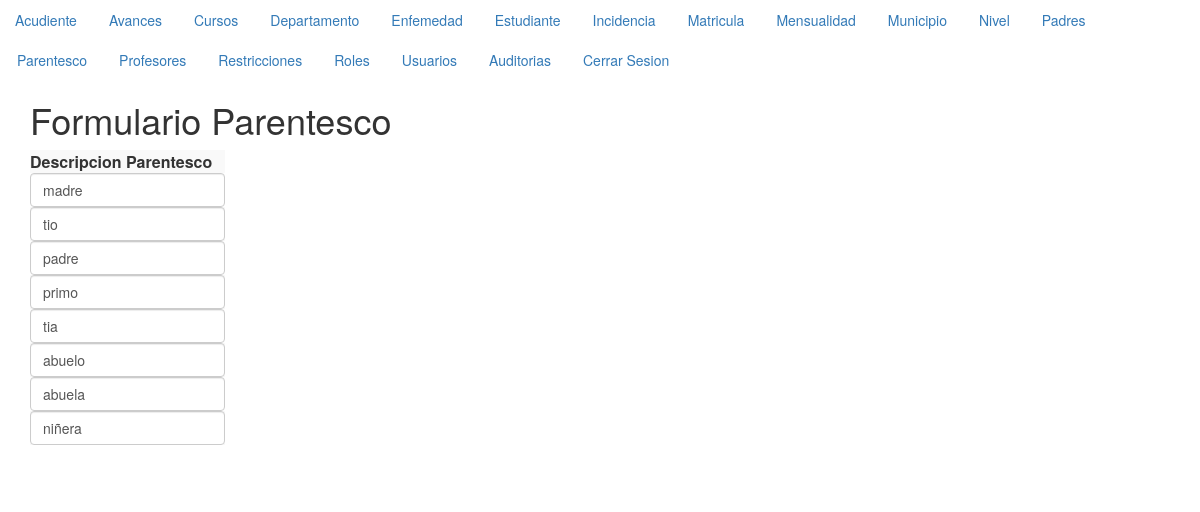
The page /formularioParentesco.php (signed in) on the database its author committed.
### tables this page shows
CREATE TABLE IF NOT EXISTS `parentesco` (
  `idParentesco` tinyint(4) NOT NULL,
  `descripcionParentesco` varchar(20) NOT NULL
);

### parentesco.php (called while the page is built, shortened)
<?php
   class Parentesco{
       private $_conexion;
       private $_paginacion = 10;
       function __construct($conexion, $idParentesco, $descripcionParentesco){
           $this->_conexion = $conexion;
       }
       function getRoles($idUsuario){
        $roles=mysqli_query($this->_conexion, "SELECT ".static::class."roles AS elpermiso FROM roles WHERE idRoles IN(SELECT idRolesUsuario FROM Usuario WHERE idusuario =$idUsuario)") or die (mysqli_error($this->_conexion));
        $unregistro=mysqli_fetch_array($roles);
        return $unregistro['elpermiso'];
    }
       function listar($pagina){
           if ($pagina<=0){
               $listado = mysqli_query($this->_conexion,"SELECT * FROM Parentesco ORDER BY idParentesco") or
               die (mysqli_error($this->_conexion));
           }else{
               $paginacionMax = $pagina * $this->_paginacion;
               $paginacionMin = $paginacionMax - $this->_paginacion;
               $listado = mysqli_query($this->_conexion,"SELECT * FROM Parentesco ORDER BY idParentesco
               LIMIT $paginacionMin, $paginacionMax") or die(mysqli_error($this->_conexion));
           }
           return $listado;
       }
   }
?>

### formularioParentesco.php (the view, shortened to what this page needs)
<?php
if(isset($_SESSION['id'])){
?>
<html>
<head>
    <link rel="stylesheet" href="css/bootstrap.min.css">
    </head>
<body>
    <?php
    $pagina = (isset($_GET['pag']))?$_GET['pag']:1;
      include_once("menu.php");
    ?>
    <div class="container">
    <header>
    <h1>Formulario Parentesco</h1>
    </header>
 <table class="table-striped">
    <tbody>
    <tr>
        <th scope="col">Descripcion Parentesco</th>
    </tr>
<?php
        $objetoConexion = new conexion();
        $conexion = $objetoConexion->conectar();
        include_once("../modelo/parentesco.php");
        $objetoParentesco = new Parentesco($conexion,0,'descripcion');
        $listaParentescos = $objetoParentesco->listar($pagina);
        $permiso = $objetoParentesco->getRoles($_SESSION['id']);
        if (stripos($permiso,"r")!==false){
        while($unRegistro = mysqli_fetch_array($listaParentescos)){
            echo '<tr><form id="fModificarParentesco"'.$unRegistro["idParentesco"].' action="../controlador/controladorParentesco.php"
            method="post">';
            echo '<td><input class="form-control"  type="hidden" name="fIdParentesco" value="'.$unRegistro['idParentesco'].'">';
            echo ' <input class="form-control"  type="text" name="fDescripcionParentesco" value="'.$unRegistro['descripcionParentesco'].'"></td>';
            echo '</form></tr>';
      }
}
?>
        </tbody>
    </table>
        <nav>
</nav>
        </div>
    </body>
</html>
<?php
}else{
    header("location:../index.php");
}
?>

### rows shown on the page
parentesco: fDescripcionParentesco "madre"
parentesco: fDescripcionParentesco "tio"
parentesco: fDescripcionParentesco "padre"
parentesco: fDescripcionParentesco "primo"
parentesco: fDescripcionParentesco "tia"
parentesco: fDescripcionParentesco "abuelo"
parentesco: fDescripcionParentesco "abuela"
parentesco: fDescripcionParentesco "niñera"
